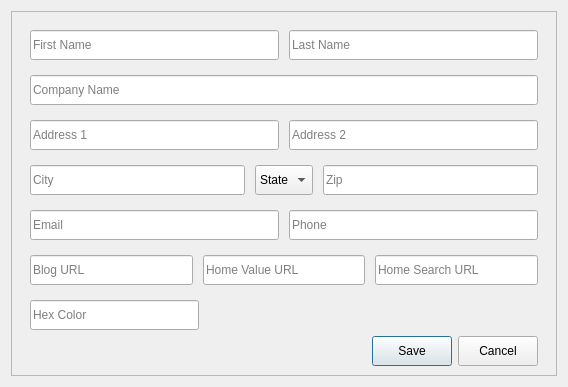
<?xml version="1.0" encoding="UTF-8"?>
<ui version="4.0">
 <class>ClientInfoModal_2</class>
 <widget class="QDialog" name="ClientInfoModal_2">
  <property name="windowModality">
   <enum>Qt::ApplicationModal</enum>
  </property>
  <property name="geometry">
   <rect>
    <x>0</x>
    <y>0</y>
    <width>568</width>
    <height>383</height>
   </rect>
  </property>
  <property name="windowTitle">
   <string>Client Infomation</string>
  </property>
  <property name="styleSheet">
   <string notr="true"/>
  </property>
  <property name="modal">
   <bool>true</bool>
  </property>
  <layout class="QGridLayout" name="gridLayout">
   <item row="0" column="0">
    <widget class="QFrame" name="frame">
     <property name="frameShape">
      <enum>QFrame::StyledPanel</enum>
     </property>
     <property name="frameShadow">
      <enum>QFrame::Raised</enum>
     </property>
     <layout class="QGridLayout" name="gridLayout_2">
      <item row="3" column="0">
       <widget class="QFrame" name="frame_5">
        <property name="frameShape">
         <enum>QFrame::NoFrame</enum>
        </property>
        <property name="frameShadow">
         <enum>QFrame::Raised</enum>
        </property>
        <layout class="QGridLayout" name="gridLayout_6">
         <property name="bottomMargin">
          <number>0</number>
         </property>
         <property name="horizontalSpacing">
          <number>10</number>
         </property>
         <item row="0" column="0">
          <widget class="QLineEdit" name="CityInput">
           <property name="minimumSize">
            <size>
             <width>0</width>
             <height>30</height>
            </size>
           </property>
           <property name="placeholderText">
            <string>City</string>
           </property>
          </widget>
         </item>
         <item row="0" column="2">
          <widget class="QLineEdit" name="ZipInput">
           <property name="minimumSize">
            <size>
             <width>0</width>
             <height>30</height>
            </size>
           </property>
           <property name="placeholderText">
            <string>Zip</string>
           </property>
          </widget>
         </item>
         <item row="0" column="1">
          <widget class="QComboBox" name="StateComboBox">
           <property name="minimumSize">
            <size>
             <width>0</width>
             <height>30</height>
            </size>
           </property>
           <item>
            <property name="text">
             <string>State</string>
            </property>
           </item>
           <item>
            <property name="text">
             <string>AL</string>
            </property>
           </item>
           <item>
            <property name="text">
             <string>AK</string>
            </property>
           </item>
           <item>
            <property name="text">
             <string>AZ</string>
            </property>
           </item>
           <item>
            <property name="text">
             <string>AR</string>
            </property>
           </item>
           <item>
            <property name="text">
             <string>CA</string>
            </property>
           </item>
           <item>
            <property name="text">
             <string>CO</string>
            </property>
           </item>
           <item>
            <property name="text">
             <string>CT</string>
            </property>
           </item>
           <item>
            <property name="text">
             <string>DC</string>
            </property>
           </item>
           <item>
            <property name="text">
             <string>DE</string>
            </property>
           </item>
           <item>
            <property name="text">
             <string>FL</string>
            </property>
           </item>
           <item>
            <property name="text">
             <string>GA</string>
            </property>
           </item>
           <item>
            <property name="text">
             <string>HI</string>
            </property>
           </item>
           <item>
            <property name="text">
             <string>ID</string>
            </property>
           </item>
           <item>
            <property name="text">
             <string>IL</string>
            </property>
           </item>
           <item>
            <property name="text">
             <string>IN</string>
            </property>
           </item>
           <item>
            <property name="text">
             <string>IA</string>
            </property>
           </item>
           <item>
            <property name="text">
             <string>KS</string>
            </property>
           </item>
           <item>
            <property name="text">
             <string>KY</string>
            </property>
           </item>
           <item>
            <property name="text">
             <string>LA</string>
            </property>
           </item>
           <item>
            <property name="text">
             <string>ME</string>
            </property>
           </item>
           <item>
            <property name="text">
             <string>MD</string>
            </property>
           </item>
           <item>
            <property name="text">
             <string>MA</string>
            </property>
           </item>
           <item>
            <property name="text">
             <string>MI</string>
            </property>
           </item>
           <item>
            <property name="text">
             <string>MN</string>
            </property>
           </item>
           <item>
            <property name="text">
             <string>MS</string>
            </property>
           </item>
           <item>
            <property name="text">
             <string>MO</string>
            </property>
           </item>
           <item>
            <property name="text">
             <string>MT</string>
            </property>
           </item>
           <item>
            <property name="text">
             <string>NE</string>
            </property>
           </item>
           <item>
            <property name="text">
             <string>NV</string>
            </property>
           </item>
           <item>
            <property name="text">
             <string>NH</string>
            </property>
           </item>
           <item>
            <property name="text">
             <string>NJ</string>
            </property>
           </item>
           <item>
            <property name="text">
             <string>NM</string>
            </property>
           </item>
           <item>
            <property name="text">
             <string>NY</string>
            </property>
           </item>
           <item>
            <property name="text">
             <string>NC</string>
            </property>
           </item>
           <item>
            <property name="text">
             <string>ND</string>
            </property>
           </item>
           <item>
            <property name="text">
             <string>OH</string>
            </property>
           </item>
           <item>
            <property name="text">
             <string>OK</string>
            </property>
           </item>
           <item>
            <property name="text">
             <string>OR</string>
            </property>
           </item>
           <item>
            <property name="text">
             <string>PA</string>
            </property>
           </item>
           <item>
            <property name="text">
             <string>RI</string>
            </property>
           </item>
           <item>
            <property name="text">
             <string>SC</string>
            </property>
           </item>
           <item>
            <property name="text">
             <string>SD</string>
            </property>
           </item>
           <item>
            <property name="text">
             <string>TN</string>
            </property>
           </item>
           <item>
            <property name="text">
             <string>TX</string>
            </property>
           </item>
           <item>
            <property name="text">
             <string>UT</string>
            </property>
           </item>
           <item>
            <property name="text">
             <string>VA</string>
            </property>
           </item>
           <item>
            <property name="text">
             <string>VT</string>
            </property>
           </item>
           <item>
            <property name="text">
             <string>VA</string>
            </property>
           </item>
           <item>
            <property name="text">
             <string>WA</string>
            </property>
           </item>
           <item>
            <property name="text">
             <string>WV</string>
            </property>
           </item>
           <item>
            <property name="text">
             <string>WI</string>
            </property>
           </item>
           <item>
            <property name="text">
             <string>WY</string>
            </property>
           </item>
          </widget>
         </item>
        </layout>
       </widget>
      </item>
      <item row="4" column="0">
       <widget class="QFrame" name="frame_6">
        <property name="frameShape">
         <enum>QFrame::NoFrame</enum>
        </property>
        <property name="frameShadow">
         <enum>QFrame::Raised</enum>
        </property>
        <layout class="QGridLayout" name="gridLayout_7">
         <property name="bottomMargin">
          <number>0</number>
         </property>
         <property name="horizontalSpacing">
          <number>10</number>
         </property>
         <item row="0" column="0">
          <widget class="QLineEdit" name="EmailInput">
           <property name="minimumSize">
            <size>
             <width>0</width>
             <height>30</height>
            </size>
           </property>
           <property name="placeholderText">
            <string>Email</string>
           </property>
          </widget>
         </item>
         <item row="0" column="1">
          <widget class="QLineEdit" name="PhoneInput">
           <property name="minimumSize">
            <size>
             <width>0</width>
             <height>30</height>
            </size>
           </property>
           <property name="placeholderText">
            <string>Phone</string>
           </property>
          </widget>
         </item>
        </layout>
       </widget>
      </item>
      <item row="5" column="0">
       <widget class="QFrame" name="frame_7">
        <property name="frameShape">
         <enum>QFrame::NoFrame</enum>
        </property>
        <property name="frameShadow">
         <enum>QFrame::Raised</enum>
        </property>
        <layout class="QGridLayout" name="gridLayout_8">
         <property name="bottomMargin">
          <number>0</number>
         </property>
         <property name="horizontalSpacing">
          <number>10</number>
         </property>
         <item row="0" column="2">
          <widget class="QLineEdit" name="HomeSearchURLInput">
           <property name="minimumSize">
            <size>
             <width>0</width>
             <height>30</height>
            </size>
           </property>
           <property name="placeholderText">
            <string>Home Search URL</string>
           </property>
          </widget>
         </item>
         <item row="0" column="1">
          <widget class="QLineEdit" name="HomeValueURLInput">
           <property name="minimumSize">
            <size>
             <width>0</width>
             <height>30</height>
            </size>
           </property>
           <property name="placeholderText">
            <string>Home Value URL</string>
           </property>
          </widget>
         </item>
         <item row="0" column="0">
          <widget class="QLineEdit" name="BlogURLInput">
           <property name="minimumSize">
            <size>
             <width>0</width>
             <height>30</height>
            </size>
           </property>
           <property name="placeholderText">
            <string>Blog URL</string>
           </property>
          </widget>
         </item>
        </layout>
       </widget>
      </item>
      <item row="0" column="0">
       <widget class="QFrame" name="frame_2">
        <property name="frameShape">
         <enum>QFrame::NoFrame</enum>
        </property>
        <property name="frameShadow">
         <enum>QFrame::Raised</enum>
        </property>
        <layout class="QGridLayout" name="gridLayout_3">
         <property name="bottomMargin">
          <number>0</number>
         </property>
         <property name="horizontalSpacing">
          <number>10</number>
         </property>
         <item row="0" column="0">
          <widget class="QLineEdit" name="FirstNameInput">
           <property name="minimumSize">
            <size>
             <width>0</width>
             <height>30</height>
            </size>
           </property>
           <property name="placeholderText">
            <string>First Name</string>
           </property>
           <property name="clearButtonEnabled">
            <bool>false</bool>
           </property>
          </widget>
         </item>
         <item row="0" column="1">
          <widget class="QLineEdit" name="LastNameInput">
           <property name="minimumSize">
            <size>
             <width>0</width>
             <height>30</height>
            </size>
           </property>
           <property name="placeholderText">
            <string>Last Name</string>
           </property>
          </widget>
         </item>
        </layout>
       </widget>
      </item>
      <item row="1" column="0">
       <widget class="QFrame" name="frame_3">
        <property name="frameShape">
         <enum>QFrame::NoFrame</enum>
        </property>
        <property name="frameShadow">
         <enum>QFrame::Raised</enum>
        </property>
        <layout class="QGridLayout" name="gridLayout_4">
         <property name="bottomMargin">
          <number>0</number>
         </property>
         <item row="0" column="0">
          <widget class="QLineEdit" name="CompanyNameInput">
           <property name="minimumSize">
            <size>
             <width>0</width>
             <height>30</height>
            </size>
           </property>
           <property name="placeholderText">
            <string>Company Name</string>
           </property>
          </widget>
         </item>
        </layout>
       </widget>
      </item>
      <item row="2" column="0">
       <widget class="QFrame" name="frame_4">
        <property name="frameShape">
         <enum>QFrame::NoFrame</enum>
        </property>
        <property name="frameShadow">
         <enum>QFrame::Raised</enum>
        </property>
        <layout class="QGridLayout" name="gridLayout_5">
         <property name="bottomMargin">
          <number>0</number>
         </property>
         <property name="horizontalSpacing">
          <number>10</number>
         </property>
         <item row="0" column="0">
          <widget class="QLineEdit" name="Address1Input">
           <property name="minimumSize">
            <size>
             <width>0</width>
             <height>30</height>
            </size>
           </property>
           <property name="placeholderText">
            <string>Address 1</string>
           </property>
          </widget>
         </item>
         <item row="0" column="1">
          <widget class="QLineEdit" name="Address2Input">
           <property name="minimumSize">
            <size>
             <width>0</width>
             <height>30</height>
            </size>
           </property>
           <property name="placeholderText">
            <string>Address 2</string>
           </property>
          </widget>
         </item>
        </layout>
       </widget>
      </item>
      <item row="7" column="0">
       <widget class="QFrame" name="frame_9">
        <property name="frameShape">
         <enum>QFrame::NoFrame</enum>
        </property>
        <property name="frameShadow">
         <enum>QFrame::Raised</enum>
        </property>
        <layout class="QGridLayout" name="gridLayout_10">
         <property name="topMargin">
          <number>0</number>
         </property>
         <property name="bottomMargin">
          <number>0</number>
         </property>
         <item row="0" column="1">
          <widget class="QPushButton" name="SaveBtn">
           <property name="minimumSize">
            <size>
             <width>0</width>
             <height>30</height>
            </size>
           </property>
           <property name="text">
            <string>Save</string>
           </property>
           <property name="flat">
            <bool>false</bool>
           </property>
          </widget>
         </item>
         <item row="0" column="2">
          <widget class="QPushButton" name="CancelBtn">
           <property name="minimumSize">
            <size>
             <width>0</width>
             <height>30</height>
            </size>
           </property>
           <property name="text">
            <string>Cancel</string>
           </property>
          </widget>
         </item>
         <item row="0" column="0">
          <spacer name="horizontalSpacer">
           <property name="orientation">
            <enum>Qt::Horizontal</enum>
           </property>
           <property name="sizeHint" stdset="0">
            <size>
             <width>40</width>
             <height>20</height>
            </size>
           </property>
          </spacer>
         </item>
        </layout>
       </widget>
      </item>
      <item row="6" column="0">
       <widget class="QFrame" name="frame_8">
        <property name="frameShape">
         <enum>QFrame::NoFrame</enum>
        </property>
        <property name="frameShadow">
         <enum>QFrame::Raised</enum>
        </property>
        <layout class="QGridLayout" name="gridLayout_9">
         <property name="bottomMargin">
          <number>0</number>
         </property>
         <property name="horizontalSpacing">
          <number>10</number>
         </property>
         <item row="0" column="0">
          <widget class="QLineEdit" name="HexColorInput">
           <property name="minimumSize">
            <size>
             <width>0</width>
             <height>30</height>
            </size>
           </property>
           <property name="placeholderText">
            <string>Hex Color</string>
           </property>
          </widget>
         </item>
         <item row="0" column="2">
          <spacer name="horizontalSpacer_2">
           <property name="orientation">
            <enum>Qt::Horizontal</enum>
           </property>
           <property name="sizeHint" stdset="0">
            <size>
             <width>40</width>
             <height>20</height>
            </size>
           </property>
          </spacer>
         </item>
         <item row="0" column="1">
          <spacer name="horizontalSpacer_3">
           <property name="orientation">
            <enum>Qt::Horizontal</enum>
           </property>
           <property name="sizeHint" stdset="0">
            <size>
             <width>40</width>
             <height>20</height>
            </size>
           </property>
          </spacer>
         </item>
        </layout>
       </widget>
      </item>
     </layout>
    </widget>
   </item>
  </layout>
 </widget>
 <tabstops>
  <tabstop>FirstNameInput</tabstop>
  <tabstop>LastNameInput</tabstop>
  <tabstop>CompanyNameInput</tabstop>
  <tabstop>Address1Input</tabstop>
  <tabstop>Address2Input</tabstop>
  <tabstop>CityInput</tabstop>
  <tabstop>StateComboBox</tabstop>
  <tabstop>ZipInput</tabstop>
  <tabstop>EmailInput</tabstop>
  <tabstop>PhoneInput</tabstop>
  <tabstop>BlogURLInput</tabstop>
  <tabstop>HomeValueURLInput</tabstop>
  <tabstop>HomeSearchURLInput</tabstop>
  <tabstop>HexColorInput</tabstop>
  <tabstop>SaveBtn</tabstop>
  <tabstop>CancelBtn</tabstop>
 </tabstops>
 <resources/>
 <connections/>
</ui>
